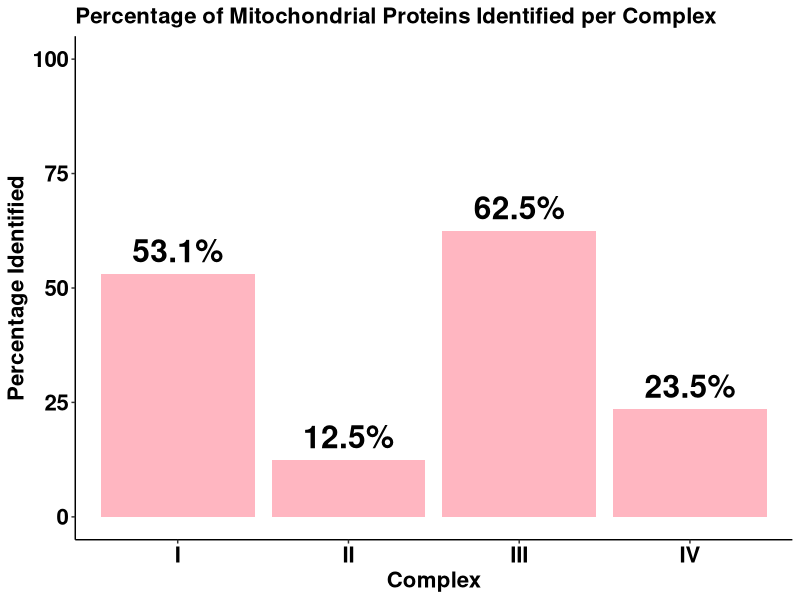
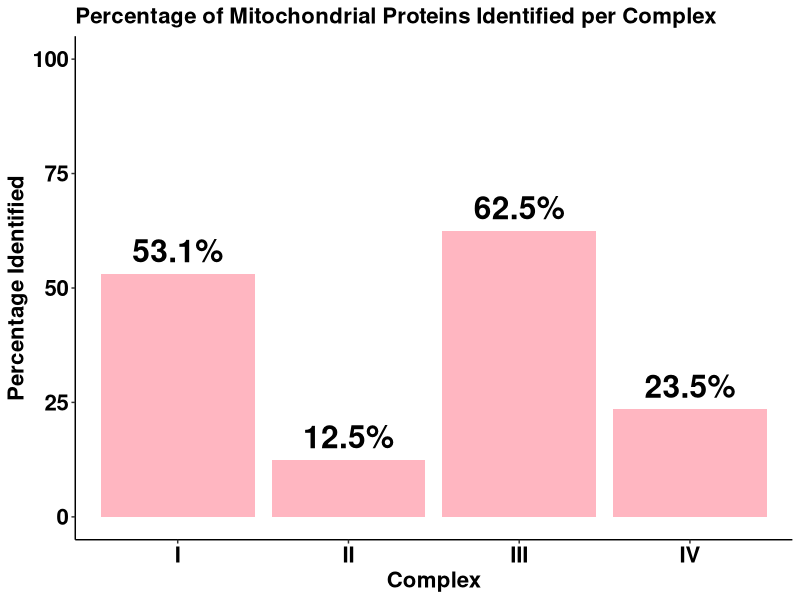

Source code (R) for these figures, in order:
complex_summary <- data.frame(
  Complex = c("I", "II", "III", "IV"),
  Total = c(64, 8, 16, 51),
  Found = c(34, 1, 10, 12)
)

complex_summary$Percentage <- round(100 * complex_summary$Found / complex_summary$Total, 1)
library(ggplot2)

plot <- ggplot(complex_summary, aes(x = Complex, y = Percentage)) +
  geom_col(fill = "lightpink") +
  geom_text(aes(label = paste0(Percentage, "%")), vjust = -0.5, size = 8, fontface = "bold") +
  labs(title = "Percentage of Mitochondrial Proteins Identified per Complex",
       y = "Percentage Identified", x = "Complex") +
  scale_y_continuous(limits = c(0, 100))+
  theme_classic()+
  theme(
    plot.title = element_text(size = 16, face = "bold"),
    axis.title = element_text(size = 16, face = "bold", colour = "black"),
    axis.text = element_text(size = 16, face = "bold", colour = "black"),
    axis.text.x =element_text(size = 16, face = "bold", colour = "black"),
    legend.title = element_text(size = 18, face = "bold"),
    legend.text = element_text(size = 16, face = "bold")
  )
plot
ggsave("Complex_I_IV.png", plot = plot , dpi = 600, bg = "transparent", limitsize = F)
